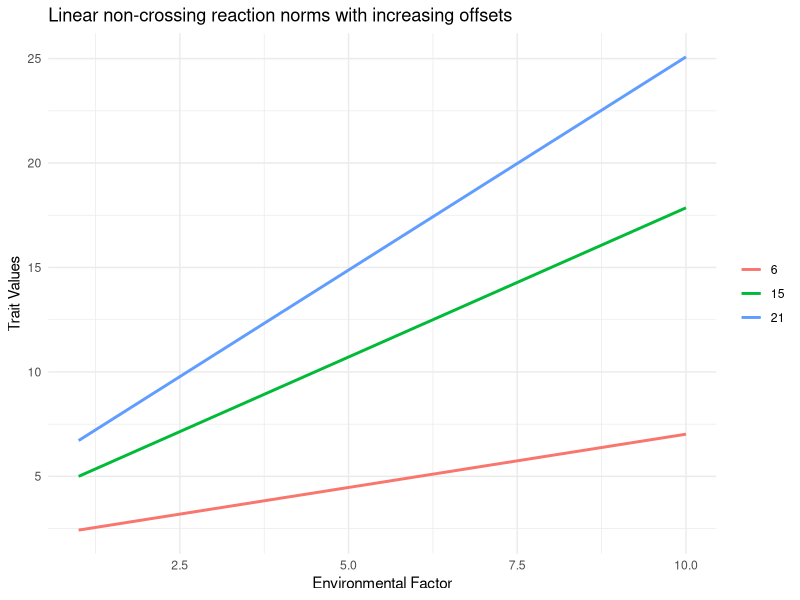
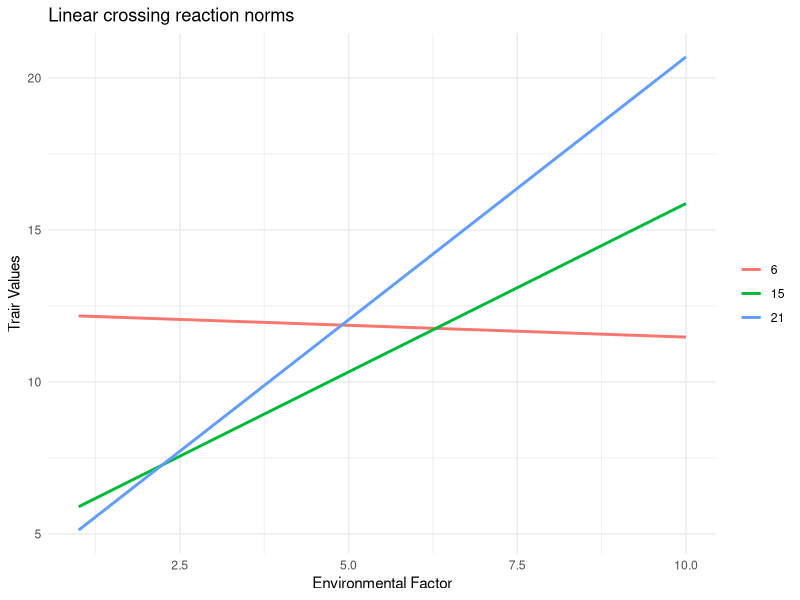
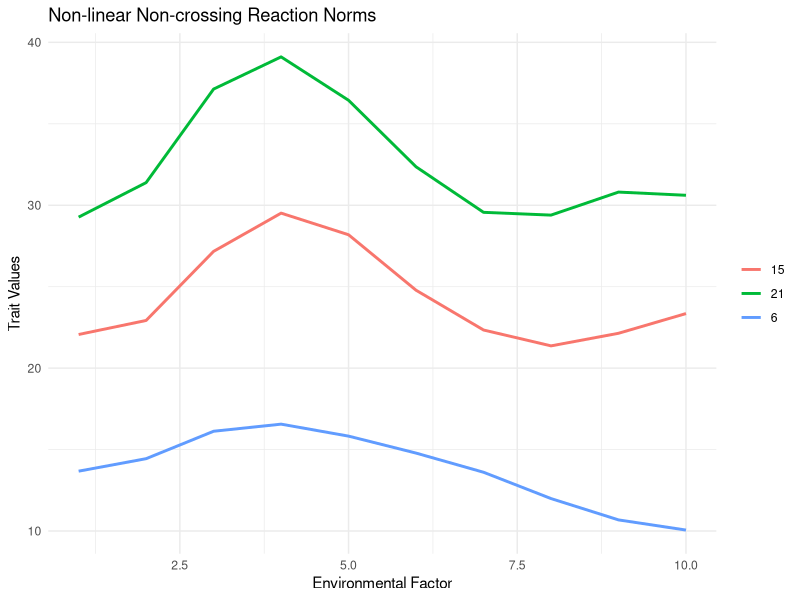
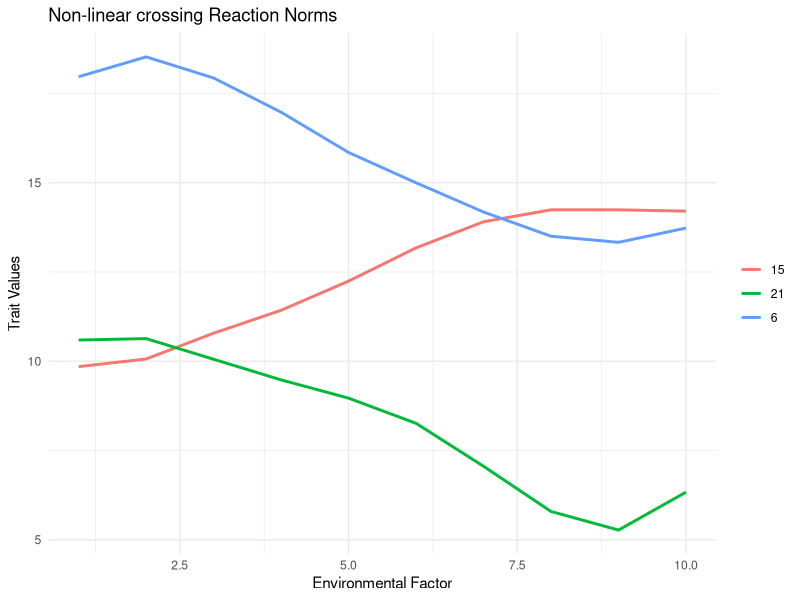

Source code (R) for these figures, in order:
library(ggplot2)
library(reshape2)

#13 not bad but scale is bad for seeing sd 
set.seed(2)
rownames = seq(1, 50)
env = seq(1, 10)
num_genotypes_per_plot=3
genotypes=sample(seq(1:50),num_genotypes_per_plot)


set.seed(NULL)
########################## non crossing linear reaction norms


RN_linear_NC = data.frame(matrix(NA, nrow = length(rownames), ncol = length(env)))

colnames(RN_linear_NC) = env

RN_linear_NC$Row = rownames

# Apply linear values with increasing offsets
offsets = seq(1, 10, length.out = nrow(RN_linear_NC))  # Customize the range as needed
slope = seq(0,5,length.out=nrow(RN_linear_NC))
for (i in 1:nrow(RN_linear_NC)) {
  RN_linear_NC[i, 1:length(env)] = slope[i]*env + offsets[i]  # Add increasing offset to each row
}

# Transform to long format for ggplot
RN_linear_NC_long = melt(RN_linear_NC, id.vars = "Row", variable.name = "Env", value.name = "Value")
RN_linear_NC_long$Row = as.factor(RN_linear_NC_long$Row)
RN_linear_NC_long$Env = as.numeric(as.character(RN_linear_NC_long$Env))

# Subset for a clearer plot
RN_linear_NC_long_subset = RN_linear_NC_long[RN_linear_NC_long$Row %in% genotypes, ]

# Plot using ggplot2
ggplot(data = RN_linear_NC_long_subset, aes(x = Env, y = Value, color = Row, group = Row)) +
  geom_line(size = 1) +
  labs(title = "Linear non-crossing reaction norms with increasing offsets",
       x = "Environmental Factor",
       y = "Trait Values") +
  theme_minimal() +
  theme(legend.title = element_blank())


###################################### Linear crossing reaction norms 


RN_linear_C = data.frame(matrix(NA, nrow = length(rownames), ncol = length(env)))

colnames(RN_linear_C) = env

RN_linear_C$Row = rownames
set.seed(19)

for (i in 1:nrow(RN_linear_C)) {
  slope = runif(1, min = -1.5, max = 2)   
  if (slope < 0) {
    offset = runif(1, min = 10, max = 15) 
  } else {
    offset = runif(1, min = 0, max = 10)  
  }
  
  RN_linear_C[i, 1:length(env)] = slope * env + offset
}

# Ensure no negative values (just a safety net)
RN_linear_C[RN_linear_C < 0] = 0

RN_linear_C_long = melt(RN_linear_C, id.vars = "Row", variable.name = "Env", value.name = "Value")

RN_linear_C_long$Row = as.factor(RN_linear_C_long$Row)
RN_linear_C_long$Env = as.numeric(as.character(RN_linear_C_long$Env))

RN_linear_C_long_subset = RN_linear_C_long[RN_linear_C_long$Row %in% genotypes, ]

ggplot(data = RN_linear_C_long_subset, aes(x = Env, y = Value, color = Row, group = Row)) +
  geom_line(size = 1) +
  labs(title = "Linear crossing reaction norms",
       x = "Environmental Factor",
       y = "Trair Values") +
  theme_minimal() +
  theme(legend.title = element_blank())


#################################### Non-linear non-crossing reaction norms

RN_nonlinear_NC = data.frame(matrix(NA, nrow = length(rownames), ncol = length(env)))

colnames(RN_nonlinear_NC) = env

set.seed(31)

offset=runif(1,5,10)
RN_nonlinear_NC[1,1]=offset
for(i in 2:ncol(RN_nonlinear_NC)){
  random_increment = rnorm(1, mean=0, sd=1)
  RN_nonlinear_NC[1,i]=RN_nonlinear_NC[1,i-1]+random_increment
}

for (i in 2:nrow(RN_nonlinear_NC)) {
  prev_row = (i - 1) 
  
  random_increments1 = runif(length(env), min = 1, max = 3)
  random_increments2 = runif(length(env), min = 0.001, max = 1)
  
  new_row = numeric(length(env))
  for (j in 1:length(env)) {
    
    selected_increment = ifelse(runif(1) < 0.5, random_increments1[j], random_increments2[j])
    
    new_row[j] = RN_nonlinear_NC[prev_row, j] + selected_increment
  }
  
  new_row = pmax(0, new_row)
  
  RN_nonlinear_NC[i, 1:length(env)] = new_row
}



# Create an empty data frame for the smoothed data
RN_nonlinear_NC_smoothed = RN_nonlinear_NC

# Loop through each row and apply smoothing
for (i in 1:nrow(RN_nonlinear_NC_smoothed)) {
  env_values = env  
  trait_values = as.numeric(RN_nonlinear_NC_smoothed[i, ])    
  # Check if there are enough data points for smoothing
  if (length(env_values) > 1) {
    spline_fit = smooth.spline(env_values, trait_values, spar = 0.4)
    
    # Replace the current row's data  with smoothed values
    RN_nonlinear_NC_smoothed[i, -1] = approx(spline_fit$x, spline_fit$y, xout = env_values)$y
  } else {
    warning(paste("Not enough data points for smoothing for row", i))
  }
}

RN_nonlinear_NC_smoothed$Row=rownames
RN_nonlinear_NC_smoothed_long = melt(RN_nonlinear_NC_smoothed, id.vars = "Row", variable.name = "Env", value.name = "Value")


RN_nonlinear_NC_smoothed_long$Env = as.numeric(as.character(RN_nonlinear_NC_smoothed_long$Env))
RN_nonlinear_NC_smoothed_long$Row = as.character(RN_nonlinear_NC_smoothed_long$Row)
RN_nonlinear_NC_smoothed_subset = RN_nonlinear_NC_smoothed_long[RN_nonlinear_NC_smoothed_long$Row %in% genotypes , ]



ggplot(data = RN_nonlinear_NC_smoothed_subset, aes(x = Env, y = Value, color = Row, group = Row)) +
  geom_line(size = 1) +
  labs(title = "Non-linear Non-crossing Reaction Norms",
       x = "Environmental Factor",
       y = "Trait Values") +
  theme_minimal() +
  theme(legend.title = element_blank())
################################################# Non-linear crossing reaction norms

RN_nonlinear_C = data.frame(matrix(NA, nrow = length(rownames), ncol = length(env)))

colnames(RN_nonlinear_C) = env

set.seed(292)

for (i in 1:nrow(RN_nonlinear_C)) {
  
  offset = runif(1, min = 0, max = 30)
  
  RN_nonlinear_C[i, 1] = offset
  
  for (j in 2:ncol(RN_nonlinear_C)) {
    
    random_change = rnorm(1, mean = 0, sd = 1.5)
    
    RN_nonlinear_C[i, j] = RN_nonlinear_C[i, j - 1] + random_change
    
    RN_nonlinear_C[i, j] = pmax(0, RN_nonlinear_C[i, j])
  }
}

# Create an empty data frame for the smoothed data
RN_nonlinear_C_smoothed = RN_nonlinear_C

# Loop through each row and apply smoothing
for (i in 1:nrow(RN_nonlinear_C_smoothed)) {
  env_values = env  
  trait_values = as.numeric(RN_nonlinear_C_smoothed[i, ])    
  # Check if there are enough data points for smoothing
  if (length(env_values) > 1) {
    spline_fit = smooth.spline(env_values, trait_values, spar = 0.45)
    
    # Replace the current row's data  with smoothed values
    RN_nonlinear_C_smoothed[i, -1] = approx(spline_fit$x, spline_fit$y, xout = env_values)$y
  } else {
    warning(paste("Not enough data points for smoothing for row", i))
  }
}

RN_nonlinear_C_smoothed$Row=rownames
RN_nonlinear_C_smoothed_long = melt(RN_nonlinear_C_smoothed, id.vars = "Row", variable.name = "Env", value.name = "Value")

RN_nonlinear_C_smoothed_long$Env = as.numeric(as.character(RN_nonlinear_C_smoothed_long$Env))
RN_nonlinear_C_smoothed_long$Row = as.character(RN_nonlinear_C_smoothed_long$Row)
RN_nonlinear_C_smoothed_subset = RN_nonlinear_C_smoothed_long[RN_nonlinear_C_smoothed_long$Row %in% genotypes , ]

ggplot(data = RN_nonlinear_C_smoothed_subset, aes(x = Env, y = Value, color = Row, group = Row)) +
  geom_line(size = 1) +
  labs(title = "Non-linear crossing Reaction Norms",
       x = "Environmental Factor",
       y = "Trait Values") +
  theme_minimal() +
  theme(legend.title = element_blank())


##############################


